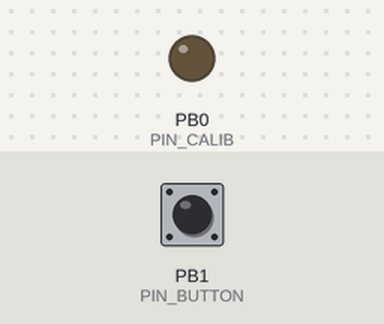
A sketch run on a simulated ATtiny85, built with avr-gcc and run on an emulated ATtiny85. Shown: output pins drawn as LEDs (lit = HIGH). Dashed ring = blinking. Inputs (shaded band) come from the test bench; at power-on: PB1 (PIN_BUTTON) HIGH.

Above: at 1.2 s.
1.3 s: PB1 (PIN_BUTTON) pulled LOW for 0.15 s
At 1.9 s:
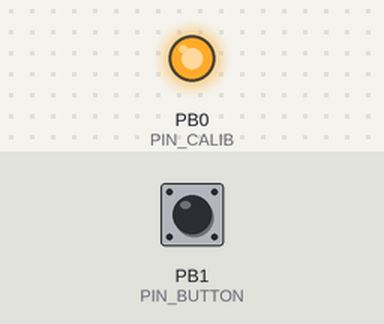
2.9 s: PB1 (PIN_BUTTON) pulled LOW for 1 s
At 4.3 s:
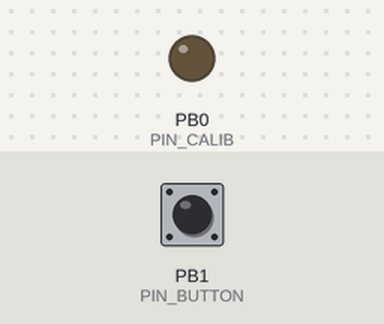
5.4 s: PB1 (PIN_BUTTON) pulled LOW for 3.2 s
At 5.65 s:
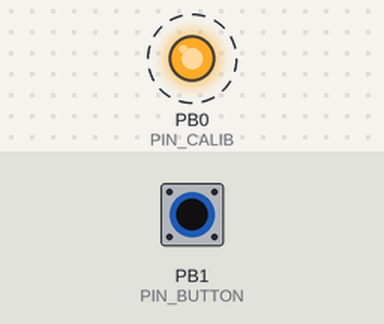
Timing chart, 0 to 10.0 s (numbered marks = the images above; inputs shaded):
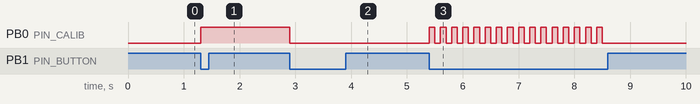

Measured:
- after the input at 1.3 s, PB0 (PIN_CALIB): LOW → HIGH at once
- after the input at 2.9 s, PB0 (PIN_CALIB): HIGH → LOW at once
- after the input at 5.4 s, PB0 (PIN_CALIB): alternates HIGH for 0.10 s and LOW for 0.10 s, 32 changes in all, then stays LOW, starting at once

The sketch:

presepe-piccolo-attiny85.ino
```cpp
/*
 * ---PRESEPE PICCOLO---
 * Circuito con ATTINY85
 * Massimo Biagioli 05/12/2015
 */

#define PIN_CALIB 0         // Pin calibrazione
#define PIN_BUTTON 1        // Pin switch button per cambio programma
#define PIN_PHOTORES A2     // Pin fotoresistenza

#define THRESHOLD_OFF 100   // Valore di soglia per luce spenta

#define PGM_FOTORES 0       // Programma #1: luce in funzione della fotoresistenza
#define PGM_ALWAYS_ON 1     // Programma #2: luce sempre accesa
#define PGM_ALWAYS_OFF 2    // Programma #3: luce sempre spenta
#define PGM_INTERM 3        // Programma #4: luce a intermittenza

int v_photores;
int vmax_photores;
int vmin_photores;
int v_calib;
int v_set;
int v_old;
int button_state_old;
int current_pgm;

void setup() {
  pinMode(PIN_CALIB, OUTPUT);
  pinMode(PIN_BUTTON, INPUT);
  pinMode(PIN_PHOTORES, INPUT);

  vmax_photores = 0;
  vmin_photores = 1024;
  v_old = 0;

  button_state_old = LOW;
}

void loop() {
  int button_state = digitalRead(PIN_BUTTON);

  if (button_state == LOW) {
    if (button_state_old == HIGH) {

      // Cambia programma alla pressione e successivo rilascio del pulsante
      change_pgm();
    }

    // Imposta programma
    switch(current_pgm) {
      case PGM_FOTORES:
        pgm_fotores();
        break;
      case PGM_ALWAYS_ON:
        pgm_always_on();
        break;
      case PGM_ALWAYS_OFF:
        pgm_always_off();
        break;
      case PGM_INTERM:
        pgm_interm();
        break;
    }
  }

  button_state_old = button_state;
}

/*
 * Cambia programma
 */
void change_pgm() {
  switch(current_pgm) {
    case PGM_FOTORES:
      current_pgm = PGM_ALWAYS_ON;
      break;
    case PGM_ALWAYS_ON:
      current_pgm = PGM_ALWAYS_OFF;
      break;
    case PGM_ALWAYS_OFF:
      current_pgm = PGM_INTERM;
      break;
    case PGM_INTERM:
      current_pgm = PGM_FOTORES;
      v_set = 0;
      break;
  }
}

/*
 * Programma #1: luce in funzione della fotoresistenza
 */
void pgm_fotores() {
  v_photores = analogRead(PIN_PHOTORES);

  if (v_photores > vmax_photores) vmax_photores = v_photores;
  if (v_photores < vmin_photores) vmin_photores = v_photores;

  v_calib = map(v_photores, vmax_photores, vmin_photores, 0, 255);
  v_set = regola(v_calib);
  analogWrite(PIN_CALIB, v_set);
  v_old = v_set;

  delay(50);
}

/*
 * Programma #2: luce sempre accesa
 */
void pgm_always_on() {
  analogWrite(PIN_CALIB, 255);
}

/*
 * Programma #3: luce sempre spenta
 */
void pgm_always_off() {
  analogWrite(PIN_CALIB, 0);
}

/*
 * Programma #4: luce a intermittenza
 */
void pgm_interm() {
  v_set = (v_set == 0 ? 255 : 0);
  analogWrite(PIN_CALIB, v_set);
  delay(100);
}

/*
 * Effettua regolazione della luce in funzione del valore di soglia impostato
 * e del valore letto dalla resistenza
 */
int regola(int v) {
  return (v > THRESHOLD_OFF) ? 255 : 0;
}
```
